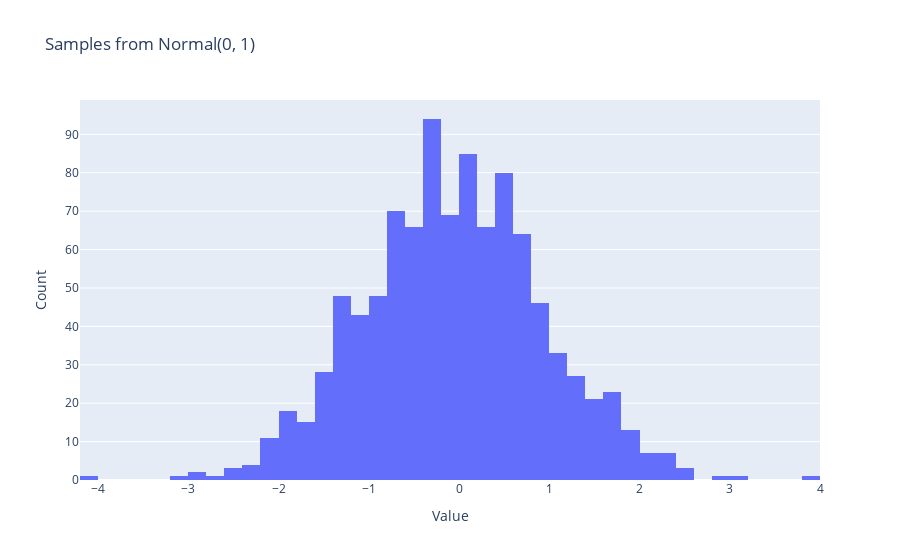

Notebook source saved alongside this figure:
### Code cell
samples = pm.draw(x_dist, draws=1000, random_seed=RNG)
px.histogram(samples, title="Samples from Normal(0, 1)").update_layout(
    xaxis_title="Value", yaxis_title="Count", showlegend=False
)

### Figure 1 — Plotly figure (JSON) as saved in the notebook; plotly's stock layout.template omitted (floating-point values rounded to 4 significant figures; data arrays with more than 128 entries replaced by an {"elided": "..."} marker saying what was removed)
{"data": [{"bingroup": "x", "hovertemplate": "variable=0<br>value=%{x}<br>count=%{y}<extra></extra>", "legendgroup": "0", "marker": {"color": "#636efa", "pattern": {"shape": ""}}, "name": "0", "orientation": "v", "showlegend": true, "type": "histogram", "x": {"elided": "1000 float values"}, "xaxis": "x", "yaxis": "y"}], "layout": {"barmode": "relative", "legend": {"title": {"text": "variable"}, "tracegroupgap": 0}, "showlegend": false, "title": {"text": "Samples from Normal(0, 1)"}, "xaxis": {"anchor": "y", "domain": [0, 1], "title": {"text": "Value"}}, "yaxis": {"anchor": "x", "domain": [0, 1], "title": {"text": "Count"}}}}
